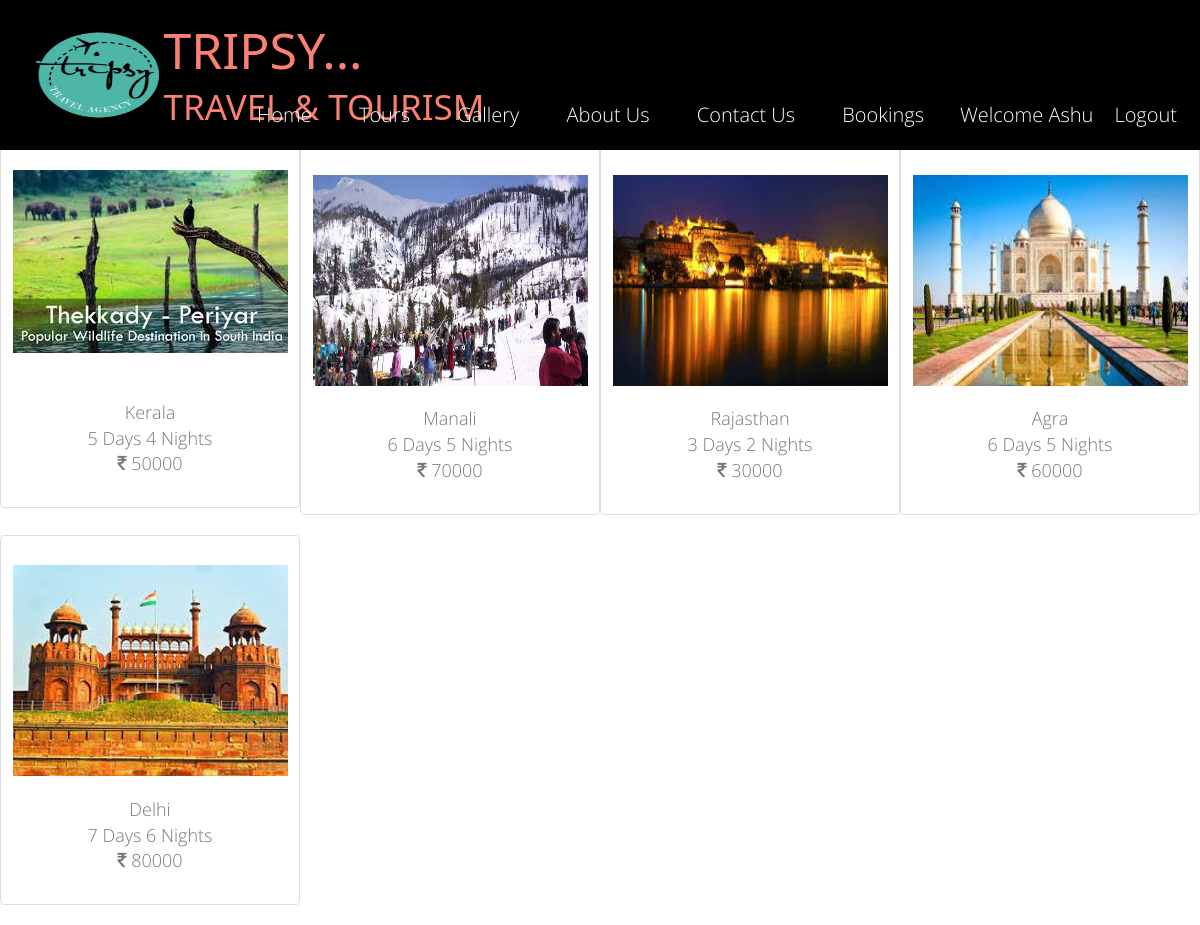
/tours.php (signed in), run on the app's committed database.
### tables this page shows
CREATE TABLE `p_info` (
  `pid` int(30) NOT NULL,
  `name` varchar(30) NOT NULL,
  `descr` varchar(30) NOT NULL,
  `cost` varchar(30) NOT NULL,
  `image` varchar(30) NOT NULL
);

### tours.php (the view, shortened to what this page needs)
<?php
  include "header.php";
?>
<!DOCTYPE html>
<html>
<head>
    <link rel="stylesheet" href="css/bootstrap-grid.min.css.map">
    <link rel="stylesheet" href="css/bootstrap.min.css">
  <link rel="stylesheet" type="text/css" href="w3.css">
  <link rel="stylesheet" type="text/css" href="css/styles.css">
</head>
<body>
<?php
    $query="SELECT * FROM p_info;";
    $result=mysqli_query($conn,$query) or die('failed'.mysql_error($conn));
    $str="";
    while($rows=mysqli_fetch_array($result)) {
      $str.="<div class='hello thumbnail w3-hover-shadow w3-animate-zoom'>";
      $str.="<br><image src='images/".$rows['image']."'>";
      $str.= "<font size='4'><br><br><a href='descr.php?pid=".$rows['pid']."'>".$rows['name']."</a>";
      $str.= "<br><font size='4'><a>".$rows['descr']."</a>";
      $str.= "<br><font size='4'><a><i class='fa fa-inr'></i> ".$rows['cost']."</a>";
      $str.="</font></div>";
    }
    echo $str;
?>
</body>
</html>

### css/styles.css (style rules this page uses)
body { font-family:"Open Sans", Helvetica, Arial, sans-serif; margin: 0; font-weight:300; line-height:30px; color:#777; }

### css/w3.css (style rules this page uses)
html { box-sizing:border-box }
*,*:before,*:after { box-sizing:inherit }
html { -ms-text-size-adjust:100%;-webkit-text-size-adjust:100% }
body { margin:0 }
a { background-color:transparent;-webkit-text-decoration-skip:objects }
img { border-style:none }
html,body { font-family:Verdana,sans-serif;font-size:15px;line-height:1.5 }
html { overflow-x:hidden }
img { margin-bottom:-5px }
a { color:inherit }
.w3-animate-zoom { animation:animatezoom 0.4s }

### tours.php (style rules this page uses)
div.hello { float:left; width:25%; text-align:center; padding-bottom:30px; }
img { width: 275px; height: 211px; }

### data on the page
p_info: image (picture), name "Kerala", descr "5 Days 4 Nights", cost "50000"
p_info: image (picture), name "Manali", descr "6 Days 5 Nights", cost "70000"
p_info: image (picture), name "Rajasthan", descr "3 Days 2 Nights", cost "30000"
p_info: image (picture), name "Agra", descr "6 Days 5 Nights", cost "60000"
p_info: image (picture), name "Delhi", descr "7 Days 6 Nights", cost "80000"

### other printed values
$str "Ashu"
